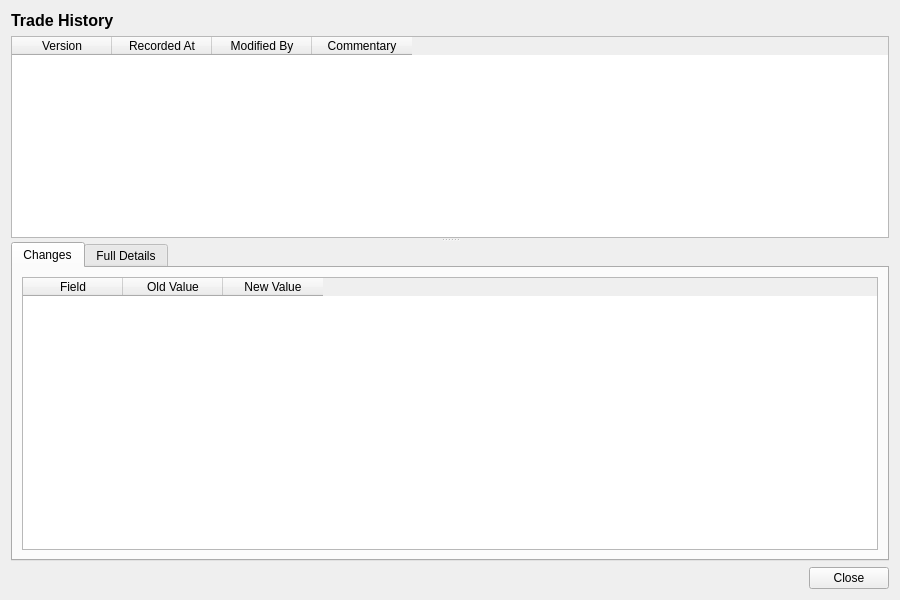
<?xml version="1.0" encoding="UTF-8"?>
<ui version="4.0">
 <class>TradeHistoryDialog</class>
 <widget class="QWidget" name="TradeHistoryDialog">
  <property name="geometry">
   <rect>
    <x>0</x>
    <y>0</y>
    <width>900</width>
    <height>600</height>
   </rect>
  </property>
  <property name="windowTitle">
   <string>Trade History</string>
  </property>
  <layout class="QVBoxLayout" name="verticalLayout">
   <item>
    <widget class="QLabel" name="titleLabel">
     <property name="font">
      <font>
       <pointsize>12</pointsize>
       <bold>true</bold>
      </font>
     </property>
     <property name="text">
      <string>Trade History</string>
     </property>
    </widget>
   </item>
   <item>
    <widget class="QSplitter" name="splitter">
     <property name="orientation">
      <enum>Qt::Vertical</enum>
     </property>
     <widget class="QTableWidget" name="versionListWidget">
      <property name="minimumHeight">
       <number>150</number>
      </property>
      <property name="maximumHeight">
       <number>250</number>
      </property>
      <property name="alternatingRowColors">
       <bool>true</bool>
      </property>
      <property name="editTriggers">
       <set>QAbstractItemView::NoEditTriggers</set>
      </property>
      <property name="selectionMode">
       <enum>QAbstractItemView::SingleSelection</enum>
      </property>
      <property name="selectionBehavior">
       <enum>QAbstractItemView::SelectRows</enum>
      </property>
      <column>
       <property name="text">
        <string>Version</string>
       </property>
      </column>
      <column>
       <property name="text">
        <string>Recorded At</string>
       </property>
      </column>
      <column>
       <property name="text">
        <string>Modified By</string>
       </property>
      </column>
      <column>
       <property name="text">
        <string>Commentary</string>
       </property>
      </column>
     </widget>
     <widget class="QWidget" name="detailWidget">
      <layout class="QVBoxLayout" name="detailLayout">
       <property name="leftMargin">
        <number>0</number>
       </property>
       <property name="topMargin">
        <number>0</number>
       </property>
       <property name="rightMargin">
        <number>0</number>
       </property>
       <property name="bottomMargin">
        <number>0</number>
       </property>
       <item>
        <widget class="QTabWidget" name="tabWidget">
         <property name="currentIndex">
          <number>0</number>
         </property>
         <widget class="QWidget" name="changesTab">
          <attribute name="title">
           <string>Changes</string>
          </attribute>
          <layout class="QVBoxLayout" name="changesTabLayout">
           <item>
            <widget class="QTableWidget" name="changesTableWidget">
             <property name="editTriggers">
              <set>QAbstractItemView::NoEditTriggers</set>
             </property>
             <property name="alternatingRowColors">
              <bool>true</bool>
             </property>
             <property name="selectionMode">
              <enum>QAbstractItemView::SingleSelection</enum>
             </property>
             <property name="selectionBehavior">
              <enum>QAbstractItemView::SelectRows</enum>
             </property>
             <column>
              <property name="text">
               <string>Field</string>
              </property>
             </column>
             <column>
              <property name="text">
               <string>Old Value</string>
              </property>
             </column>
             <column>
              <property name="text">
               <string>New Value</string>
              </property>
             </column>
            </widget>
           </item>
          </layout>
         </widget>
         <widget class="QWidget" name="fullDetailsTab">
          <attribute name="title">
           <string>Full Details</string>
          </attribute>
          <layout class="QVBoxLayout" name="fullDetailsTabLayout">
           <item>
            <widget class="QScrollArea" name="scrollArea">
             <property name="widgetResizable">
              <bool>true</bool>
             </property>
             <widget class="QWidget" name="scrollAreaWidgetContents">
              <property name="geometry">
               <rect>
                <x>0</x>
                <y>0</y>
                <width>560</width>
                <height>450</height>
               </rect>
              </property>
              <layout class="QFormLayout" name="formLayout">
               <item row="0" column="0">
                <widget class="QLabel" name="external_idLabel">
                 <property name="text">
                  <string>External ID:</string>
                 </property>
                </widget>
               </item>
               <item row="0" column="1">
                <widget class="QLabel" name="externalIdValue">
                 <property name="text">
                  <string/>
                 </property>
                </widget>
               </item>
               <item row="1" column="0">
                <widget class="QLabel" name="trade_typeLabel">
                 <property name="text">
                  <string>Trade Type:</string>
                 </property>
                </widget>
               </item>
               <item row="1" column="1">
                <widget class="QLabel" name="tradeTypeValue">
                 <property name="text">
                  <string/>
                 </property>
                </widget>
               </item>
               <item row="2" column="0">
                <widget class="QLabel" name="lifecycle_eventLabel">
                 <property name="text">
                  <string>Lifecycle Event:</string>
                 </property>
                </widget>
               </item>
               <item row="2" column="1">
                <widget class="QLabel" name="lifecycleEventValue">
                 <property name="text">
                  <string/>
                 </property>
                </widget>
               </item>
               <item row="3" column="0">
                <widget class="QLabel" name="netting_set_idLabel">
                 <property name="text">
                  <string>Netting Set:</string>
                 </property>
                </widget>
               </item>
               <item row="3" column="1">
                <widget class="QLabel" name="nettingSetIdValue">
                 <property name="text">
                  <string/>
                 </property>
                </widget>
               </item>
               <item row="4" column="0">
                <widget class="QLabel" name="trade_dateLabel">
                 <property name="text">
                  <string>Trade Date:</string>
                 </property>
                </widget>
               </item>
               <item row="4" column="1">
                <widget class="QLabel" name="tradeDateValue">
                 <property name="text">
                  <string/>
                 </property>
                </widget>
               </item>
               <item row="5" column="0">
                <widget class="QLabel" name="effective_dateLabel">
                 <property name="text">
                  <string>Effective Date:</string>
                 </property>
                </widget>
               </item>
               <item row="5" column="1">
                <widget class="QLabel" name="effectiveDateValue">
                 <property name="text">
                  <string/>
                 </property>
                </widget>
               </item>
               <item row="6" column="0">
                <widget class="QLabel" name="termination_dateLabel">
                 <property name="text">
                  <string>Termination Date:</string>
                 </property>
                </widget>
               </item>
               <item row="6" column="1">
                <widget class="QLabel" name="terminationDateValue">
                 <property name="text">
                  <string/>
                 </property>
                </widget>
               </item>
               <item row="7" column="0">
                <widget class="QLabel" name="execution_timestampLabel">
                 <property name="text">
                  <string>Execution Timestamp:</string>
                 </property>
                </widget>
               </item>
               <item row="7" column="1">
                <widget class="QLabel" name="executionTimestampValue">
                 <property name="text">
                  <string/>
                 </property>
                </widget>
               </item>
               <item row="8" column="0">
                <widget class="QLabel" name="versionNumberLabel">
                 <property name="text">
                  <string>Version:</string>
                 </property>
                </widget>
               </item>
               <item row="8" column="1">
                <widget class="QLabel" name="versionNumberValue">
                 <property name="text">
                  <string/>
                 </property>
                </widget>
               </item>
               <item row="9" column="0">
                <widget class="QLabel" name="modifiedByLabel">
                 <property name="text">
                  <string>Modified By:</string>
                 </property>
                </widget>
               </item>
               <item row="9" column="1">
                <widget class="QLabel" name="modifiedByValue">
                 <property name="text">
                  <string/>
                 </property>
                </widget>
               </item>
               <item row="10" column="0">
                <widget class="QLabel" name="recordedAtLabel">
                 <property name="text">
                  <string>Recorded At:</string>
                 </property>
                </widget>
               </item>
               <item row="10" column="1">
                <widget class="QLabel" name="recordedAtValue">
                 <property name="text">
                  <string/>
                 </property>
                </widget>
               </item>
               <item row="11" column="0">
                <widget class="QLabel" name="changeCommentaryLabel">
                 <property name="text">
                  <string>Change Commentary:</string>
                 </property>
                </widget>
               </item>
               <item row="11" column="1">
                <widget class="QLabel" name="changeCommentaryValue">
                 <property name="text">
                  <string/>
                 </property>
                 <property name="wordWrap">
                  <bool>true</bool>
                 </property>
                </widget>
               </item>
              </layout>
             </widget>
            </widget>
           </item>
          </layout>
         </widget>
        </widget>
       </item>
      </layout>
     </widget>
    </widget>
   </item>
   <item>
    <layout class="QHBoxLayout" name="buttonLayout">
     <item>
      <spacer name="horizontalSpacer">
       <property name="orientation">
        <enum>Qt::Horizontal</enum>
       </property>
       <property name="sizeHint" stdset="0">
        <size><width>40</width><height>20</height></size>
       </property>
      </spacer>
     </item>
     <item>
      <widget class="QPushButton" name="closeButton">
       <property name="text">
        <string>Close</string>
       </property>
      </widget>
     </item>
    </layout>
   </item>
  </layout>
 </widget>
 <resources/>
 <connections/>
</ui>
